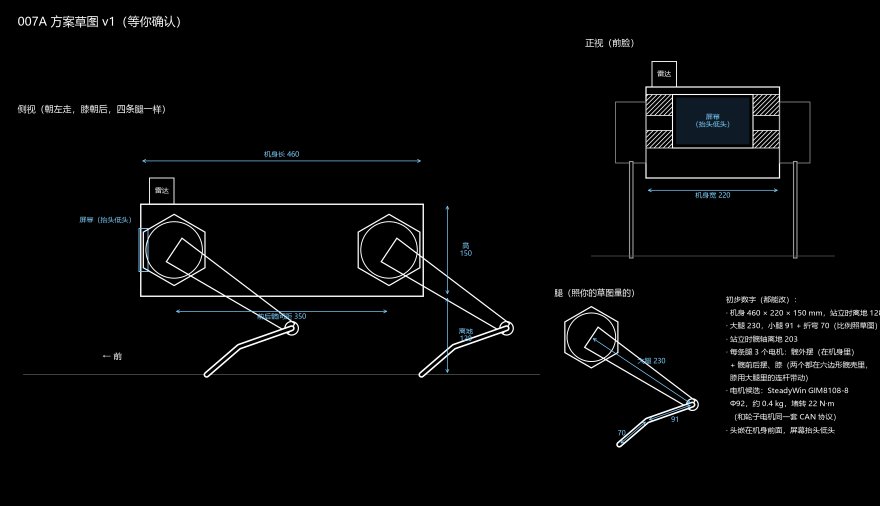
#> input picture 007a/concept/007A_方案草图_v1.png, 1760 x 1012 px (shown at 1/2 size)
$ python tools_label_exploded.py 'concept/007A_方案草图_v1.png' 'concept/007A_方案草图_v2.png'
#> lines starting #> are read from the running program, lines starting #| are printed output that depends on the picture
"""给爆炸图加中文标注（从 007v 拷来）：读 render_exploded.py 存的 *_标注.json。
用法：python 007a/tools_label_exploded.py <png> <标题>"""
import json
import sys

from PIL import Image, ImageDraw, ImageFont

png, title = sys.argv[1], sys.argv[2]
img = Image.open(png).convert("RGB")
W, H = img.size
#> W = 1760; H = 1012
pad = 600
out = Image.new("RGB", (W + 2 * pad, H), (236, 238, 241))
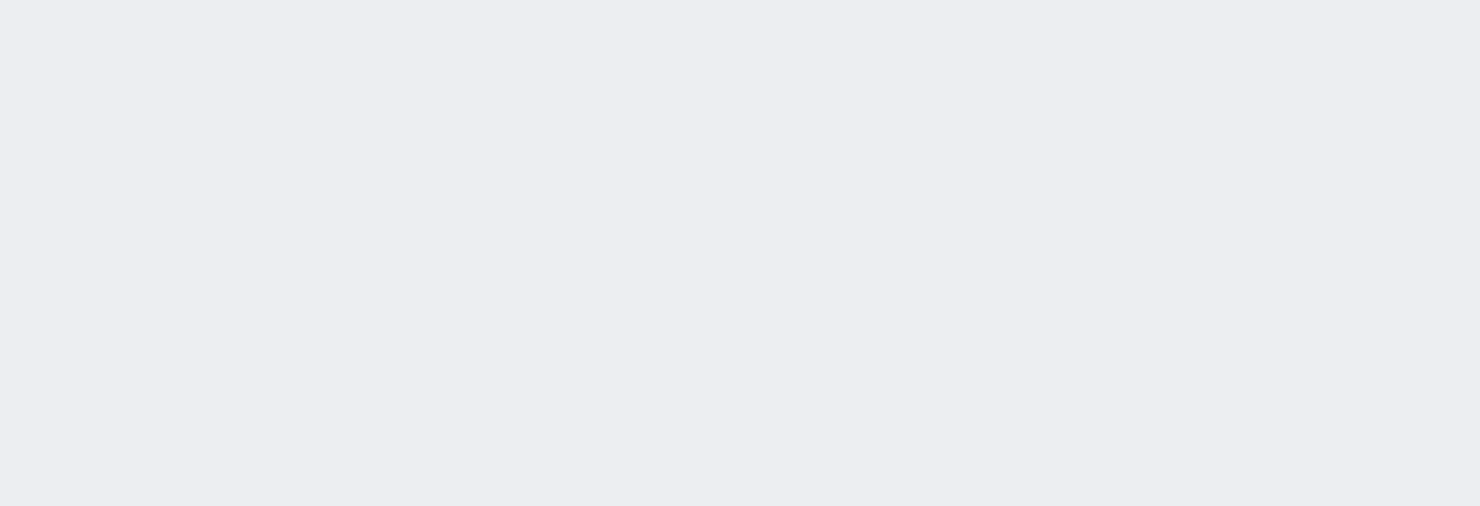
#> out: PIL image 2960x1012 RGB (shown at 1/2 size); mean R, G, B 236, 238, 241
out.paste(img, (pad, 0))
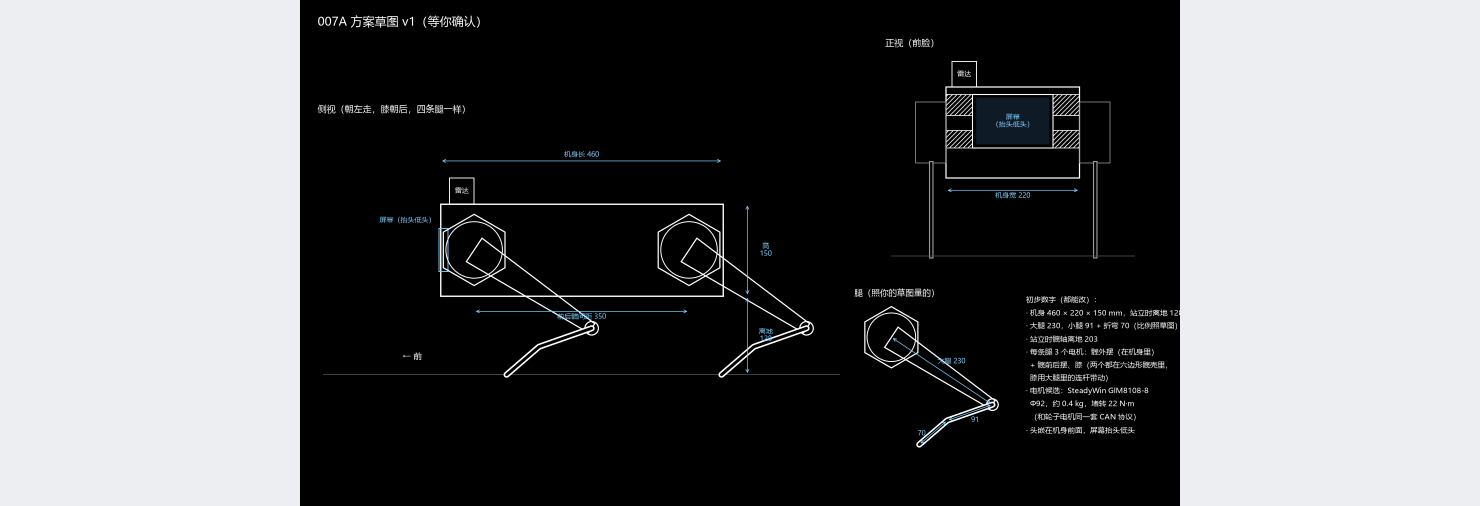
#> out: PIL image 2960x1012 RGB (shown at 1/2 size); mean R, G, B 99.4, 100.4, 101.7
dr = ImageDraw.Draw(out)
font = ImageFont.truetype("C:/Windows/Fonts/msyh.ttc", 30)
tf = ImageFont.truetype("C:/Windows/Fonts/msyhbd.ttc", 46)
#> (the run stopped early here; a loop or call above may not have finished)

$ run again, on 007a/concept/007A_方案草图_v3.png
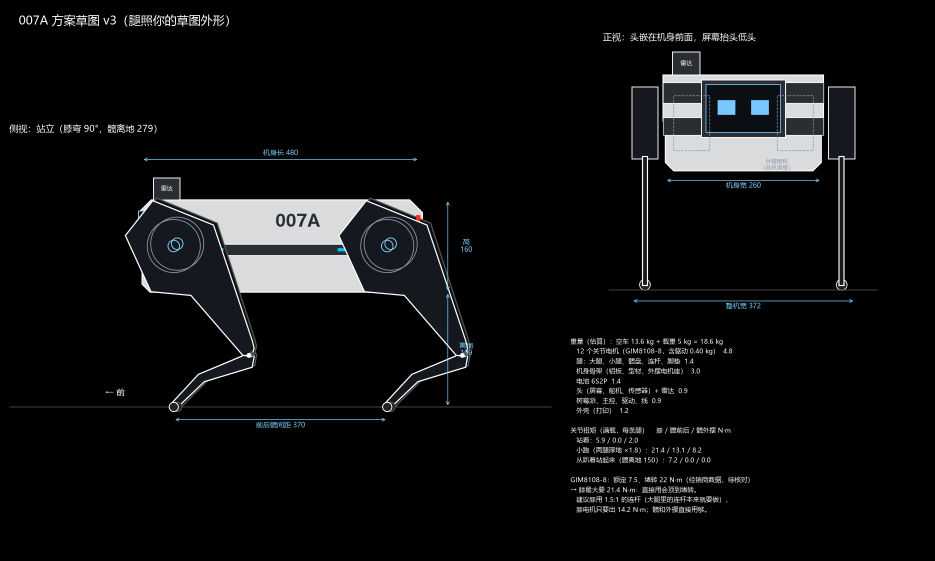
#> input picture 007a/concept/007A_方案草图_v3.png, 1870 x 1122 px (shown at 1/2 size)
#> `out.paste(img, (pad, 0))`:
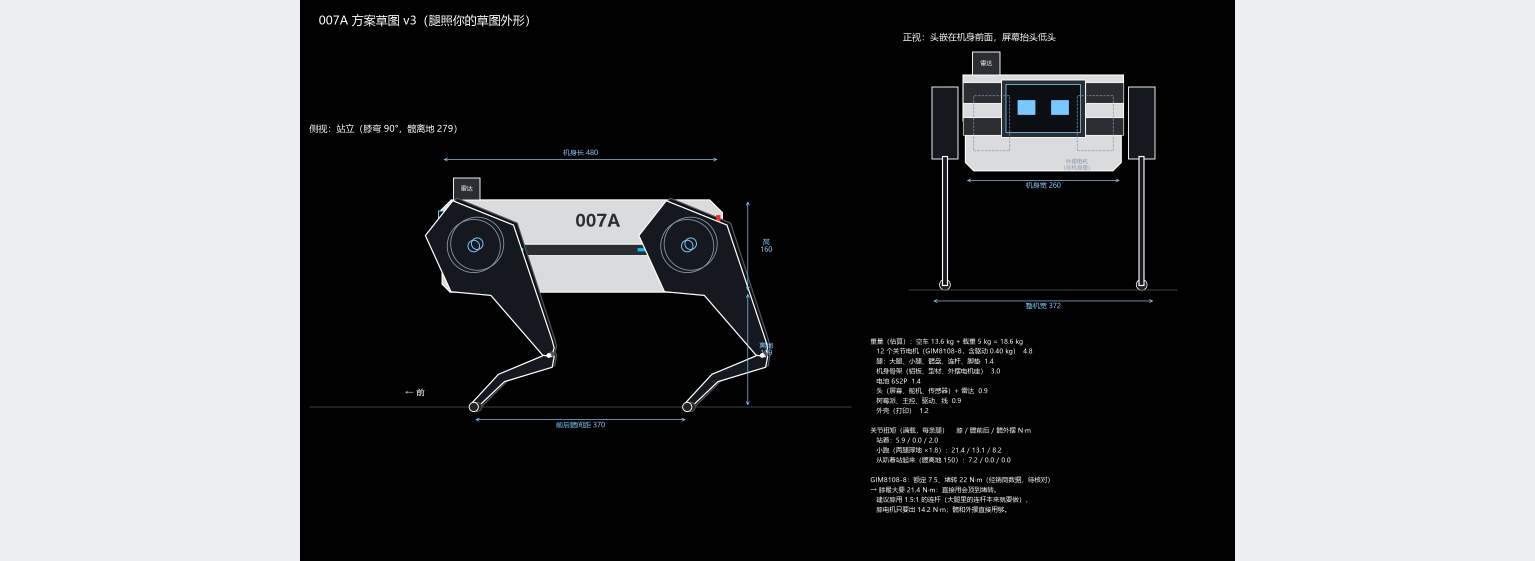
#> out: PIL image 3070x1122 RGB (shown at 1/2 size); mean R, G, B 100.7, 101.9, 103.4
